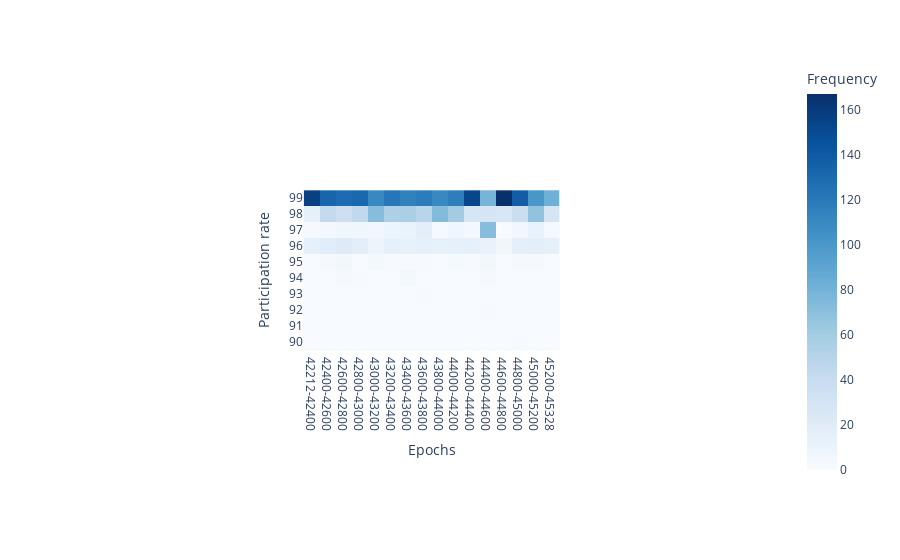

Notebook source saved alongside this figure:
### Markdown cell above
### Participation rate

### Code cell
bins = pd.IntervalIndex.from_tuples([(i,i+1) for i in range(int(min(df["participation_rate"])), 100)][::-1])
df["participation_bin"] = pd.cut(df["participation_rate"], bins)
df_bucket = df[["bucket", "participation_bin", "n_bxs"]].groupby(["bucket", "participation_bin"]).sum("n_bxs").reset_index()
epoch_names = df_bucket.bucket.apply(
    lambda bucket: f"{max(min(df['epoch']), bucket * bucket_size)}-{min(max(df['epoch']), (bucket + 1) * bucket_size)}"
)
df_bucket["epoch"] = epoch_names
df_bucket = df_bucket[["participation_bin", "n_bxs", "epoch"]].pivot(index="participation_bin", columns=["epoch"])

px.imshow(
    df_bucket.to_numpy(),
    labels=dict(x="Epochs", y="Participation rate", color="Frequency"),
    x = sorted(list(set(epoch_names))),
    y = [str(s) for s in np.flip(np.arange(int(min(df["participation_rate"])), 100))],
    color_continuous_scale='blues'
)

### Figure 1 — Plotly figure (JSON) as saved in the notebook; plotly's stock layout.template omitted (floating-point values rounded to 4 significant figures; data arrays with more than 128 entries replaced by an {"elided": "..."} marker saying what was removed)
{"data": [{"coloraxis": "coloraxis", "hovertemplate": "Epochs: %{x}<br>Participation rate: %{y}<br>Frequency: %{z}<extra></extra>", "name": "0", "type": "heatmap", "x": ["42212-42400", "42400-42600", "42600-42800", "42800-43000", "43000-43200", "43200-43400", "43400-43600", "43600-43800", "43800-44000", "44000-44200", "44200-44400", "44400-44600", "44600-44800", "44800-45000", "45000-45200", "45200-45328"], "xaxis": "x", "y": ["99", "98", "97", "96", "95", "94", "93", "92", "91", "90"], "yaxis": "y", "z": {"elided": "10x16 int values"}}], "layout": {"autosize": true, "coloraxis": {"colorbar": {"title": {"text": "Frequency"}}, "colorscale": [[0, "rgb(247,251,255)"], [0.125, "rgb(222,235,247)"], [0.25, "rgb(198,219,239)"], [0.375, "rgb(158,202,225)"], [0.5, "rgb(107,174,214)"], [0.625, "rgb(66,146,198)"], [0.75, "rgb(33,113,181)"], [0.875, "rgb(8,81,156)"], [1, "rgb(8,48,107)"]]}, "margin": {"t": 60}, "xaxis": {"anchor": "y", "autorange": true, "constrain": "domain", "domain": [0.3182, 0.6818], "range": [-0.5, 15.5], "scaleanchor": "y", "title": {"text": "Epochs"}, "type": "category"}, "yaxis": {"anchor": "x", "autorange": true, "constrain": "domain", "domain": [0, 1], "range": [9.5, -0.5], "title": {"text": "Participation rate"}, "type": "category"}}}
